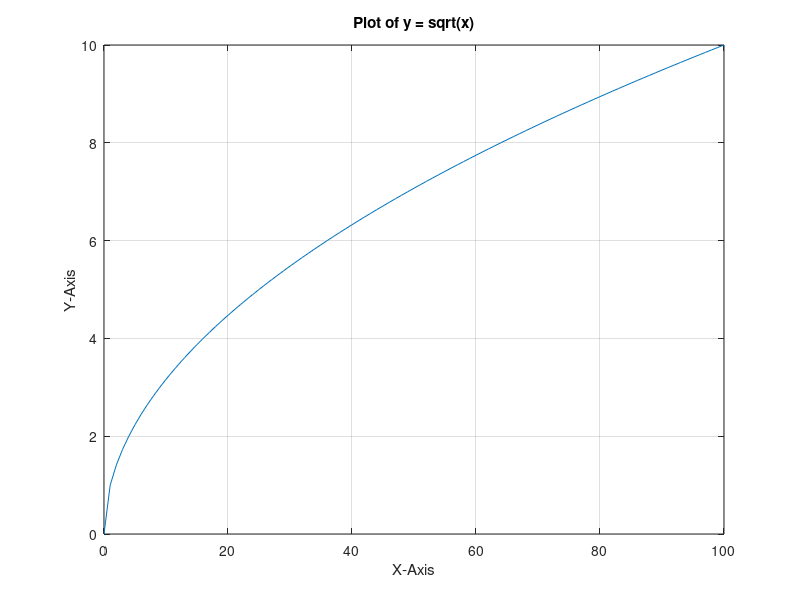

Here is the MATLAB script that generated this plot:
%% Start with a clean slate

clear; clc;

%% A row vector can be initialized with a linear progression of values.

xValues = 0 : 1: 100;     % First element = 0, each subsequent element is one
                           % greater, until last element is reached.
%xValues = linspace(0, 100, 100) % Create 100 evenly spaced values                   
yValues = sqrt(xValues);

%% The plot(..., ...) function plots the first vector along the horizontal
%  axis and the second vector along the vertical axis.

plot(xValues, yValues);
  
%% A call to title(...) adds a title to the plot.

title('Plot of y = sqrt(x)');

%% A call to xlabel(...) adds a horizontal axis label.

xlabel('X-Axis');

%% A call to ylabel(...) adds a vertical axis label.

ylabel('Y-Axis');

%% The grid('on') statement displays a grid of overlay lines.

grid('on');
